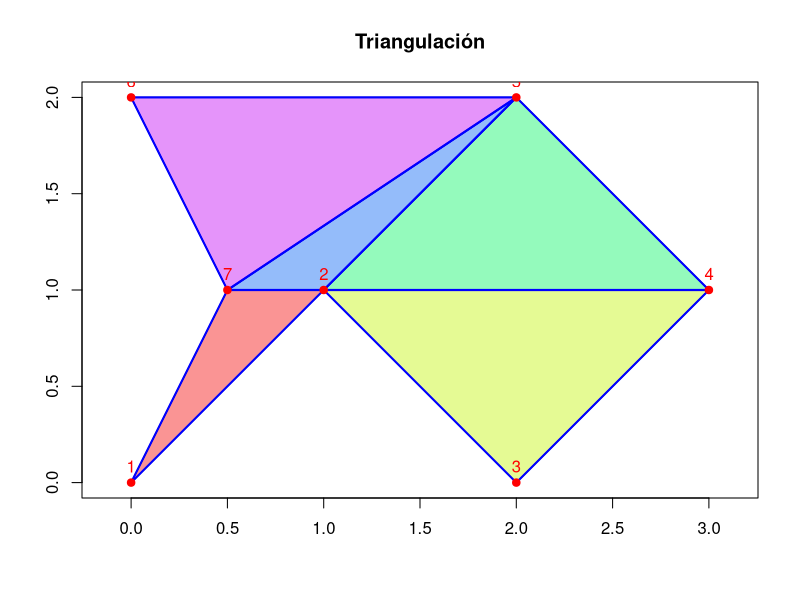
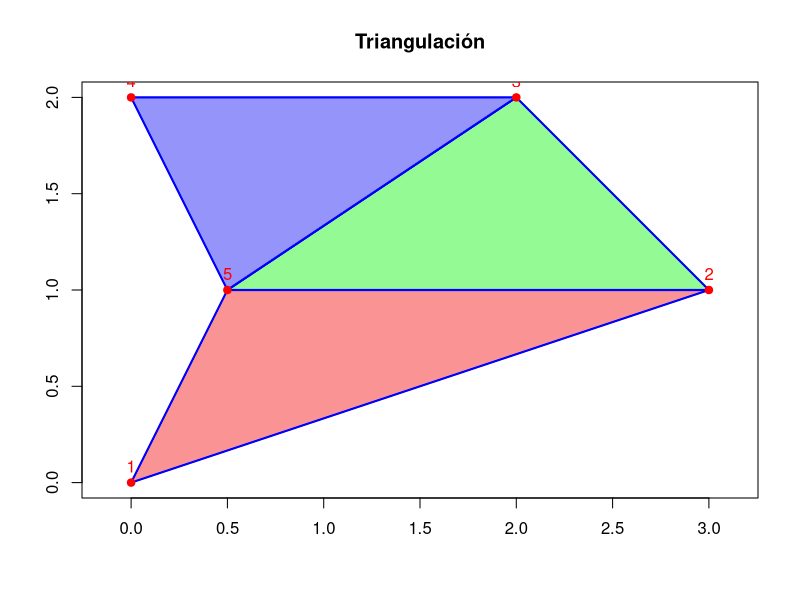
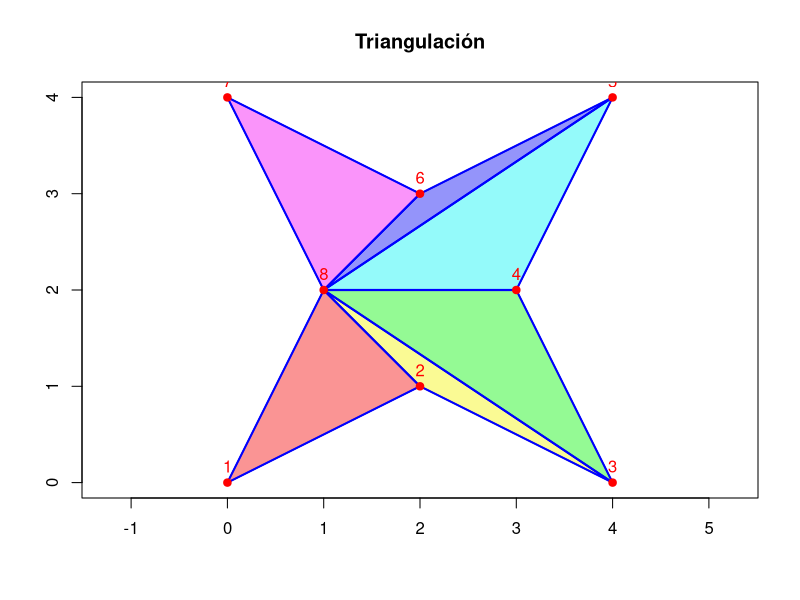
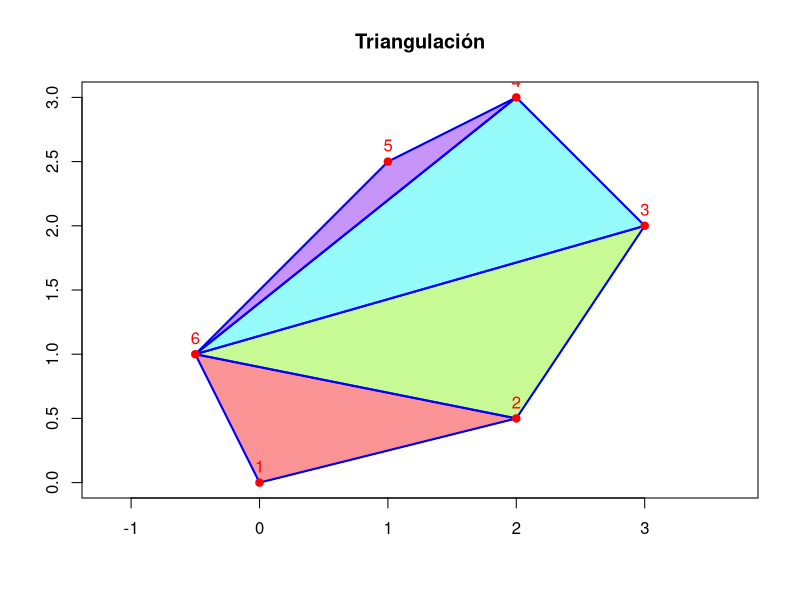
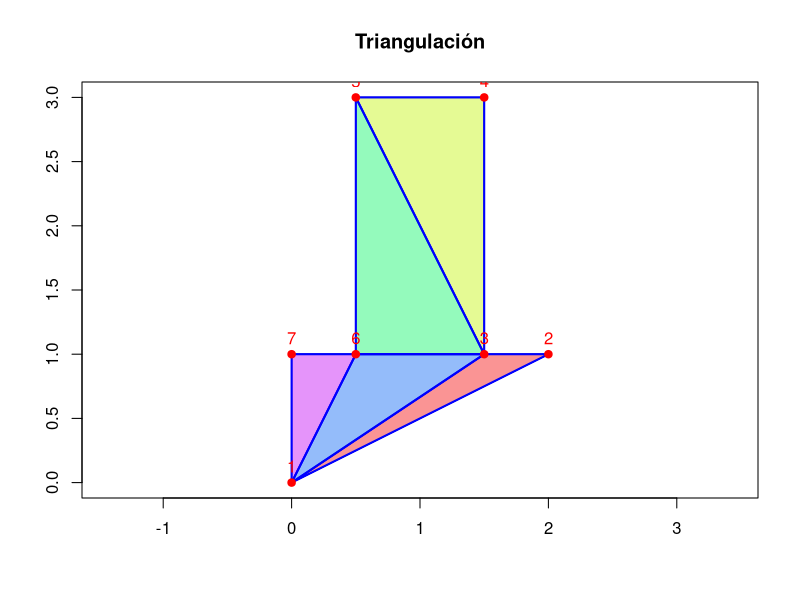
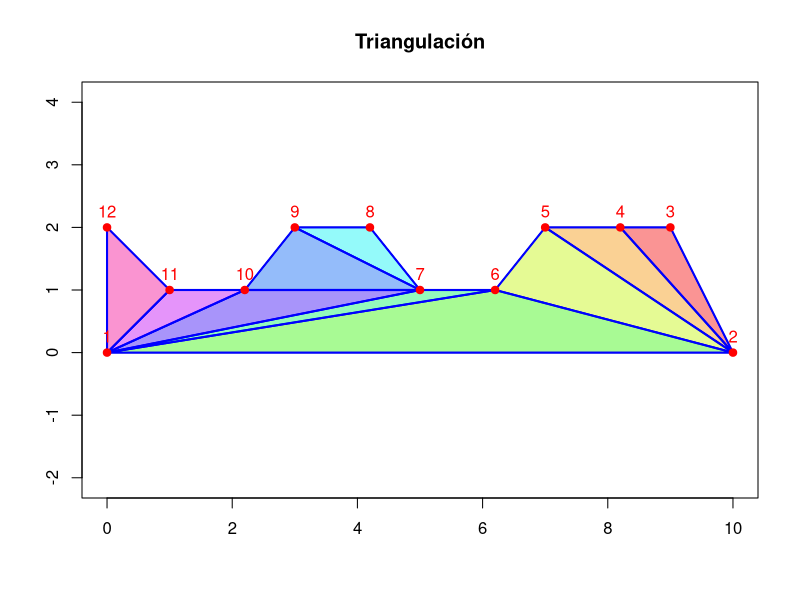
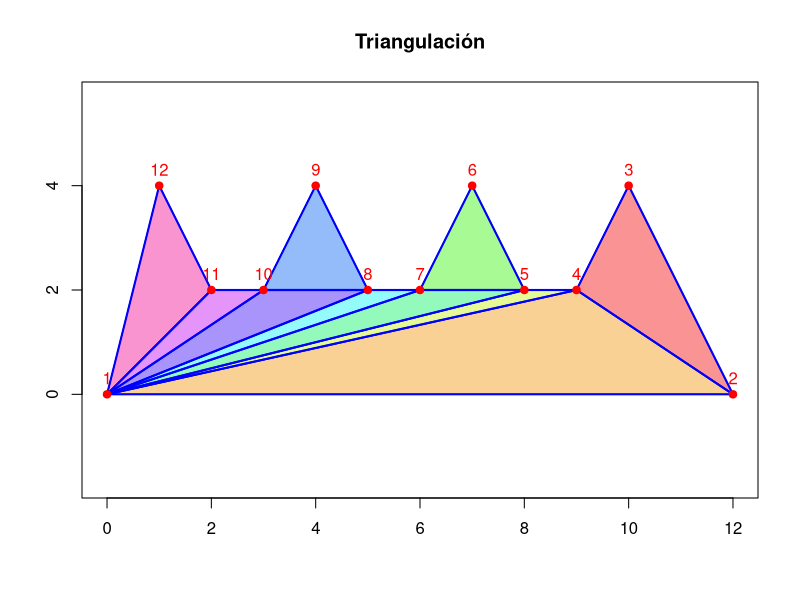

Recreate these plots in R, in order.
#############################################################################
# Práctica 9: Algoritmos de Triangulación
# Autores: Rodrigo López Torres y Arminda García Moreno
# Fecha : 11/04/2026 
# Propósito: Conseguir tringular un polígono de n vértices
##############################################################################


orientacion <- function(a, b, c) {
  return((b[1] - a[1]) * (c[2] - a[2]) - (b[2] - a[2]) * (c[1] - a[1]))
}
#función que verifica si un punto p está dentro del triángulo abc
punto_en_triangulo <- function(a, b, c, p) {
  o1 <- orientacion(a, b, p)
  o2 <- orientacion(b, c, p)
  o3 <- orientacion(c, a, p)
  
  return((o1 >= 0 && o2 >= 0 && o3 >= 0) || 
           (o1 <= 0 && o2 <= 0 && o3 <= 0))
}
#función que comprueba si tenemos una oreja
es_oreja <- function(V, i) {
  n <- nrow(V)
  
  prev <- V[(i - 2) %% n + 1, ]
  curr <- V[i, ]
  sig  <- V[i %% n + 1, ]
  #Debe ser convexo
  if (orientacion(prev, curr, sig) <= 0) return(FALSE)
  #Ningún otro punto dentro del triángulo
  for (j in 1:n) {
    if (j == i || j == ((i - 2) %% n + 1) || j == (i %% n + 1)) next
    if (punto_en_triangulo(prev, curr, sig, V[j, ])) return(FALSE)
  }
  
  return(TRUE)
}

#Algoritmo principal
triangulacion <- function(V) {
  V <- as.matrix(V)
  triangulos <- list()
  while (nrow(V) > 3) {
    n <- nrow(V)
    encontrado <- FALSE
    for (i in 1:n) {
      if (es_oreja(V, i)) {
        prev_i <- (i - 2) %% n + 1
        next_i <- i %% n + 1
         triangulos[[length(triangulos) + 1]] <- 
          rbind(V[prev_i, ], V[i, ], V[next_i, ])
        
        V <- V[-i, , drop = FALSE]
        encontrado <- TRUE
        break
      }
    }
    
    if (!encontrado) {
      stop("El polígono no es simple o hay error numérico")
    }
  }
  
  triangulos[[length(triangulos) + 1]] <- V
  return(triangulos)
}

#Vamos a plasmar la triangulación resultante del algoritmo
dibujar_triangulacion <- function(V, triangulos) {
  # Dibujar polígono original
  plot(V, type = "n", asp = 1, xlab = "", ylab = "", main = "Triangulación")
  polygon(V, border = "black", col = rgb(0.9, 0.9, 0.9, 0.3))
  colores <- rainbow(length(triangulos))
  for (i in seq_along(triangulos)) {
    tri <- triangulos[[i]]
    polygon(tri, col = adjustcolor(colores[i], alpha.f = 0.4), border = "blue")
    #los bordes
    lines(rbind(tri, tri[1, ]), col = "blue", lwd = 2)
  }
  #Los vertices
  points(V, pch = 19, col = "red")
  text(V, labels = 1:nrow(V), pos = 3, col = "red")
}




#Ejemplos de distintos polígonos
poligono <- matrix(c(
  0, 0,
  1,1,
  2, 0,
  3, 1,
  2, 2,
  0, 2,
  0.5,1
), ncol = 2, byrow = TRUE)

resultado <- triangulacion(poligono)
print(resultado)

dibujar_triangulacion(poligono, resultado)


#####

poligono <- matrix(c(
  0, 0,
  3,1,
  2, 2,
  0, 2,
  0.5,1
), ncol = 2, byrow = TRUE)

resultado <- triangulacion(poligono)
print(resultado)

dibujar_triangulacion(poligono, resultado)
#####

poligono<- matrix(c(
  0,0,
  2,1,
  4,0,
  3,2,
  4,4,
  2,3,
  0,4,
  1,2
), ncol=2, byrow=TRUE)



resultado <- triangulacion(poligono)
print(resultado)

dibujar_triangulacion(poligono, resultado)

#####
poligono <- matrix(c(
  0, 0,
  2, 0.5,
  3, 2,
  2, 3,
  1, 2.5,
  -0.5, 1
), ncol = 2, byrow = TRUE)


resultado <- triangulacion(poligono)
print(resultado)

dibujar_triangulacion(poligono, resultado)
######

poligono <- matrix(c(
  0, 0,
  2, 1,
  1.5, 1,
  1.5, 3,
  0.5, 3,
  0.5, 1,
  0, 1
), ncol = 2, byrow = TRUE)

resultado <- triangulacion(poligono)
print(resultado)

dibujar_triangulacion(poligono, resultado)

####
poligono <- matrix(c(
  0, 0,    
  10, 0,   
  9, 2,    
  8.2, 2,  
  7, 2,    
  6.2, 1, 
  5, 1, 
  4.2, 2,  
  3, 2,  
  2.2, 1,  
  1, 1,   
  0, 2
), byrow = TRUE, ncol = 2)

resultado <- triangulacion(poligono)
print(resultado)

dibujar_triangulacion(poligono, resultado)

#### Galería de Arte
art_gallery <- matrix(c(
  0, 0,
  12, 0,
  10, 4,
  9, 2,
  8, 2,
  7, 4,
  6, 2,
  5, 2, 
  4, 4,
  3, 2,
  2, 2,
  1, 4
), byrow = TRUE, ncol = 2)
resultado <- triangulacion(art_gallery)
dibujar_triangulacion(art_gallery, resultado)
